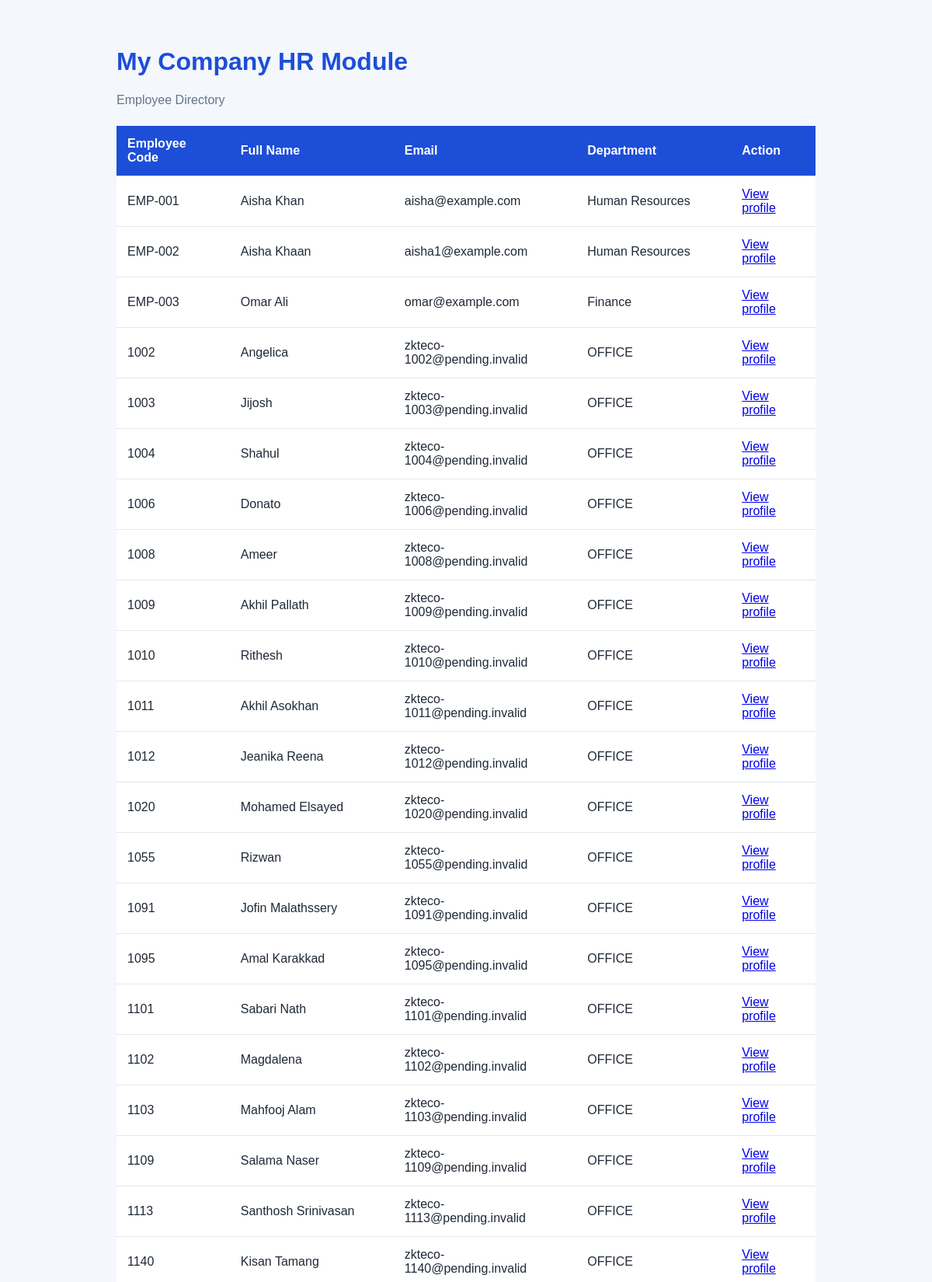
The page / (upper part) on the database its author committed.
### main.py (models this page shows)
class EmployeeDatabase(Base):
    __tablename__ = "employees"
    id = Column(Integer, primary_key=True)
    employee_code = Column(String, unique=True, nullable=False)
    full_name = Column(String, nullable=False)
    email = Column(String, unique=True, nullable=False)
    department = Column(String, nullable=False)

### main.py (the view)
@app.get("/", response_class=HTMLResponse)
def home(request: Request):
    database = SessionLocal()
    employees = database.query(EmployeeDatabase).all()
    database.close()
    return templates.TemplateResponse(
        request=request,
        name="index.html",
        context={"employees": employees}
    )

### templates/index.html (shortened to what this page needs)
<!DOCTYPE html>
<html>
<head>
</head>
<body>
    <div class="container">
        <h1>My Company HR Module</h1>
        <p class="subtitle">Employee Directory</p>
        <table>
            <tr>
                <th>Employee Code</th>
                <th>Full Name</th>
                <th>Email</th>
                <th>Department</th>
                <th>Action</th>
            </tr>
            {% for employee in employees %}
            <tr>
                <td>{{ employee.employee_code }}</td>
                <td>{{ employee.full_name }}</td>
                <td>{{ employee.email }}</td>
                <td>{{ employee.department }}</td>
                <td>
                    <a href="/employees/{{ employee.employee_code }}">View profile</a>
                </td>
            </tr>
            {% endfor %}
        </table>
    </div>
</body>
</html>

### templates/index.html (style rules this page uses)
body { font-family: Arial, sans-serif; background: #f4f7fb; margin: 0; padding: 40px; color: #1f2937; }
.container { max-width: 900px; margin: auto; }
h1 { color: #1d4ed8; }
.subtitle { color: #64748b; }
table { width: 100%; border-collapse: collapse; background: white; margin-top: 24px; }
th, td { padding: 14px; border-bottom: 1px solid #e5e7eb; text-align: left; }
th { background: #1d4ed8; color: white; }

### rows shown on the page
EmployeeDatabase: employee_code "EMP-001", full_name "Aisha Khan", email "aisha@example.com", department "Human Resources"
EmployeeDatabase: employee_code "EMP-002", full_name "Aisha Khaan", email "aisha1@example.com", department "Human Resources"
EmployeeDatabase: employee_code "EMP-003", full_name "Omar Ali", email "omar@example.com", department "Finance"
EmployeeDatabase: employee_code "1002", full_name "Angelica", email "zkteco-1002@pending.invalid", department "OFFICE"
EmployeeDatabase: employee_code "1003", full_name "Jijosh", email "zkteco-1003@pending.invalid", department "OFFICE"
EmployeeDatabase: employee_code "1004", full_name "Shahul", email "zkteco-1004@pending.invalid", department "OFFICE"
EmployeeDatabase: employee_code "1006", full_name "Donato", email "zkteco-1006@pending.invalid", department "OFFICE"
EmployeeDatabase: employee_code "1008", full_name "Ameer", email "zkteco-1008@pending.invalid", department "OFFICE"
EmployeeDatabase: employee_code "1009", full_name "Akhil Pallath", email "zkteco-1009@pending.invalid", department "OFFICE"
EmployeeDatabase: employee_code "1010", full_name "Rithesh", email "zkteco-1010@pending.invalid", department "OFFICE"
EmployeeDatabase: employee_code "1011", full_name "Akhil Asokhan", email "zkteco-1011@pending.invalid", department "OFFICE"
EmployeeDatabase: employee_code "1012", full_name "Jeanika Reena", email "zkteco-1012@pending.invalid", department "OFFICE"
EmployeeDatabase: employee_code "1020", full_name "Mohamed Elsayed", email "zkteco-1020@pending.invalid", department "OFFICE"
EmployeeDatabase: employee_code "1055", full_name "Rizwan", email "zkteco-1055@pending.invalid", department "OFFICE"
EmployeeDatabase: employee_code "1091", full_name "Jofin Malathssery", email "zkteco-1091@pending.invalid", department "OFFICE"
EmployeeDatabase: employee_code "1095", full_name "Amal Karakkad", email "zkteco-1095@pending.invalid", department "OFFICE"
EmployeeDatabase: employee_code "1101", full_name "Sabari Nath", email "zkteco-1101@pending.invalid", department "OFFICE"
EmployeeDatabase: employee_code "1102", full_name "Magdalena", email "zkteco-1102@pending.invalid", department "OFFICE"
EmployeeDatabase: employee_code "1103", full_name "Mahfooj Alam", email "zkteco-1103@pending.invalid", department "OFFICE"
EmployeeDatabase: employee_code "1109", full_name "Salama Naser", email "zkteco-1109@pending.invalid", department "OFFICE"
EmployeeDatabase: employee_code "1113", full_name "Santhosh Srinivasan", email "zkteco-1113@pending.invalid", department "OFFICE"
EmployeeDatabase: employee_code "1140", full_name "Kisan Tamang", email "zkteco-1140@pending.invalid", department "OFFICE"
